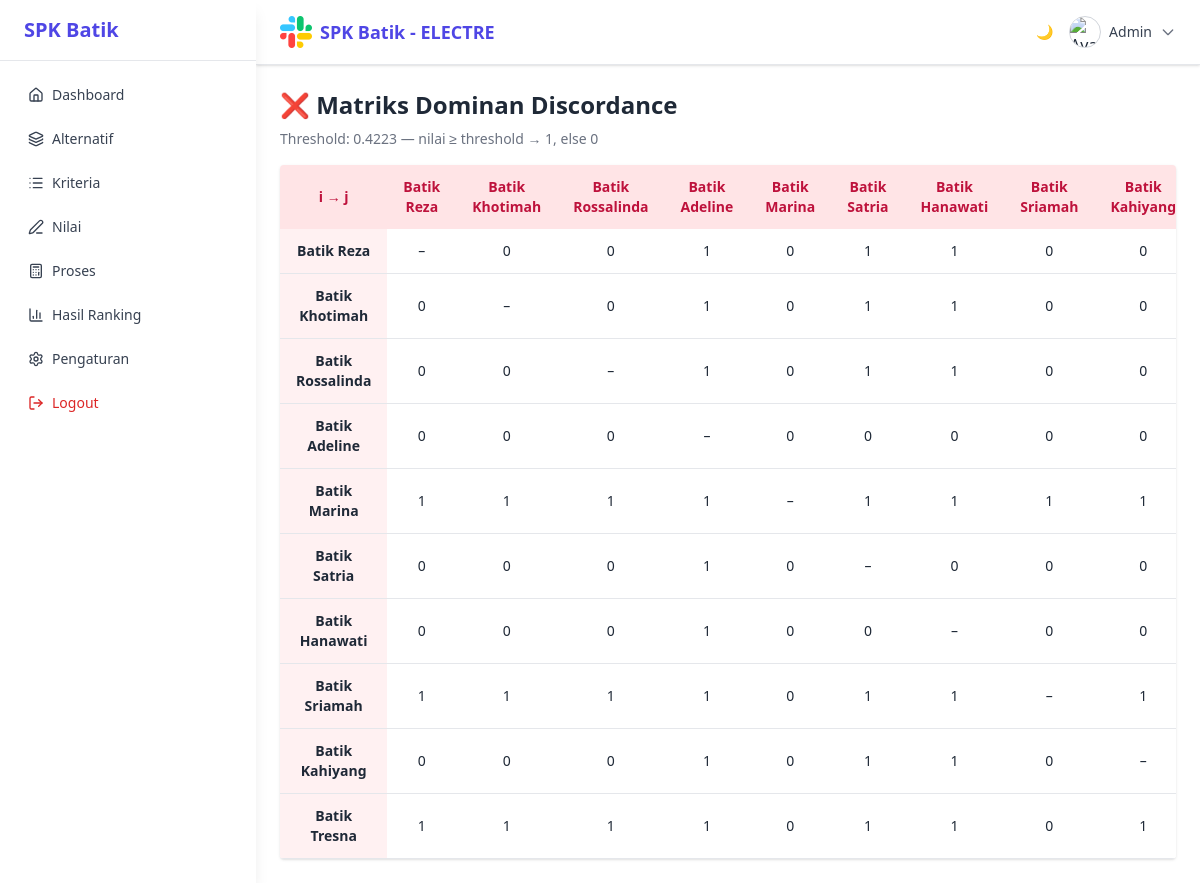
The page /app/views/proses/dominan_discordance.php (signed in) on the database its author committed.
### tables this page shows
CREATE TABLE `alternatif` (
  `id` int NOT NULL,
  `nama` varchar(100) NOT NULL,
  `kategori` varchar(100) DEFAULT NULL,
  `asal_daerah` varchar(100) DEFAULT NULL,
  `deskripsi` text,
  `created_at` timestamp NULL DEFAULT CURRENT_TIMESTAMP
);

### app/views/proses/dominan_discordance.php (the view, shortened to what this page needs)
<?php
require_once '../../../config/db.php';
$pageTitle = "❌ Matriks Dominan Discordance";
$pengaturan = $conn->query("SELECT * FROM pengaturan WHERE id = 1")->fetch(PDO::FETCH_ASSOC);
$alternatifs = $conn->query("SELECT id, nama FROM alternatif ORDER BY id")->fetchAll(PDO::FETCH_ASSOC);
$kriteria = $conn->query("SELECT id FROM kriteria ORDER BY id")->fetchAll(PDO::FETCH_ASSOC);
$nilai = [];
foreach ($conn->query("SELECT id_alternatif, id_kriteria, nilai FROM nilai") as $row) {
  $nilai[$row['id_alternatif']][$row['id_kriteria']] = $row['nilai'];
}
$discordance = [];
foreach ($alternatifs as $a) {
  foreach ($alternatifs as $b) {
    if ($a['id'] == $b['id']) continue;
    $maxDiff = 0;
    $maxAll = 0;
    foreach ($kriteria as $k) {
      $diff = abs(($nilai[$a['id']][$k['id']] ?? 0) - ($nilai[$b['id']][$k['id']] ?? 0));
      $maxAll = max($maxAll, $diff);
      if (($nilai[$a['id']][$k['id']] ?? 0) < ($nilai[$b['id']][$k['id']] ?? 0)) {
        $maxDiff = max($maxDiff, $diff);
      }
    }
    $discordance[$a['id']][$b['id']] = $maxAll == 0 ? 0 : $maxDiff / $maxAll;
  }
}
$sum = 0;
$count = 0;
foreach ($discordance as $row) {
  foreach ($row as $val) {
    $sum += $val;
    $count++;
  }
}
$threshold = $count ? $sum / $count : 0;
?>
<!DOCTYPE html>
<html lang="id">
<head>
  <script src="https://cdn.tailwindcss.com"></script>
</head>
<body class="bg-white dark:bg-gray-900 text-gray-800 dark:text-white min-h-screen">
<?php include '../layouts/splash.php'; include '../layouts/sidebar.php'; ?>
<div class="ml-64 flex-1">
  <?php include '../layouts/topbar.php'; ?>
  <main class="px-6 py-6 fade-in">
    <h1 class="text-2xl font-bold mb-2"><?= $pageTitle ?></h1>
    <p class="text-sm text-gray-500 dark:text-gray-400 mb-4">Threshold: <?= number_format($threshold, 4) ?> — nilai ≥ threshold → 1, else 0</p>
    <div class="overflow-auto bg-white dark:bg-gray-800 rounded shadow">
      <table class="min-w-full text-sm text-center">
        <thead class="bg-rose-100 dark:bg-rose-900 text-rose-700 dark:text-rose-300">
          <tr>
            <th class="px-4 py-3">i → j</th>
            <?php foreach ($alternatifs as $b): ?>
              <th class="px-4 py-3"><?= htmlspecialchars($b['nama']) ?></th>
            <?php endforeach ?>
          </tr>
        </thead>
        <tbody>
          <?php foreach ($alternatifs as $a): ?>
            <tr class="border-b border-gray-200 dark:border-gray-700">
              <th class="px-4 py-3 bg-rose-50 dark:bg-rose-900"><?= htmlspecialchars($a['nama']) ?></th>
              <?php foreach ($alternatifs as $b): ?>
                <td class="px-4 py-3">
                  <?php
                    if ($a['id'] == $b['id']) echo '–';
                    else {
                      $v = $discordance[$a['id']][$b['id']];
                      echo $v >= $threshold ? '1' : '0';
                    }
                  ?>
                </td>
              <?php endforeach ?>
            </tr>
          <?php endforeach ?>
        </tbody>
      </table>
    </div>
  </main>
</div>
</body>
</html>

### rows shown on the page
alternatif: nama "Batik Reza", shows "0"
alternatif: nama "Batik Khotimah", shows "0"
alternatif: nama "Batik Rossalinda", shows "0"
alternatif: nama "Batik Adeline", shows "1"
alternatif: nama "Batik Marina", shows "0"
alternatif: nama "Batik Satria", shows "1"
alternatif: nama "Batik Hanawati", shows "1"
alternatif: nama "Batik Sriamah", shows "0"
alternatif: nama "Batik Kahiyang", shows "0"
alternatif: nama "Batik Tresna"

### other values the page prints
$title "Dashboard"
$title "Alternatif"
$title "Kriteria"
$title "Nilai"
$title "Proses"
$title "Hasil Ranking"
$title "Pengaturan"
$_SESSION['user']['username'] "Admin"
$pageTitle "❌ Matriks Dominan Discordance"
$threshold "0.4223"
